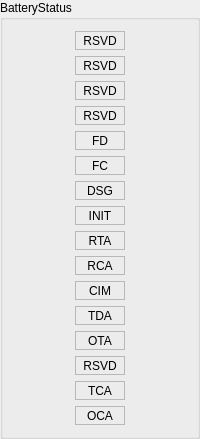
        <widget class="QGroupBox" name="groupBox_4">
         <property name="sizePolicy">
          <sizepolicy hsizetype="Fixed" vsizetype="Fixed">
           <horstretch>0</horstretch>
           <verstretch>0</verstretch>
          </sizepolicy>
         </property>
         <property name="minimumSize">
          <size>
           <width>0</width>
           <height>0</height>
          </size>
         </property>
         <property name="maximumSize">
          <size>
           <width>16777215</width>
           <height>16777215</height>
          </size>
         </property>
         <property name="title">
          <string>BatteryStatus</string>
         </property>
         <property name="flat">
          <bool>false</bool>
         </property>
         <property name="checkable">
          <bool>false</bool>
         </property>
         <layout class="QGridLayout" name="gridLayout_3">
          <item row="14" column="0">
           <widget class="QLabel" name="bs_14">
            <property name="sizePolicy">
             <sizepolicy hsizetype="Fixed" vsizetype="Fixed">
              <horstretch>0</horstretch>
              <verstretch>0</verstretch>
             </sizepolicy>
            </property>
            <property name="minimumSize">
             <size>
              <width>50</width>
              <height>19</height>
             </size>
            </property>
            <property name="maximumSize">
             <size>
              <width>50</width>
              <height>19</height>
             </size>
            </property>
            <property name="frameShape">
             <enum>QFrame::StyledPanel</enum>
            </property>
            <property name="text">
             <string>TCA</string>
            </property>
            <property name="alignment">
             <set>Qt::AlignCenter</set>
            </property>
           </widget>
          </item>
          <item row="3" column="0">
           <widget class="QLabel" name="bs_03">
            <property name="sizePolicy">
             <sizepolicy hsizetype="Fixed" vsizetype="Fixed">
              <horstretch>0</horstretch>
              <verstretch>0</verstretch>
             </sizepolicy>
            </property>
            <property name="minimumSize">
             <size>
              <width>50</width>
              <height>19</height>
             </size>
            </property>
            <property name="maximumSize">
             <size>
              <width>50</width>
              <height>19</height>
             </size>
            </property>
            <property name="frameShape">
             <enum>QFrame::StyledPanel</enum>
            </property>
            <property name="text">
             <string>RSVD</string>
            </property>
            <property name="alignment">
             <set>Qt::AlignCenter</set>
            </property>
           </widget>
          </item>
          <item row="1" column="0">
           <widget class="QLabel" name="bs_01">
            <property name="sizePolicy">
             <sizepolicy hsizetype="Fixed" vsizetype="Fixed">
              <horstretch>0</horstretch>
              <verstretch>0</verstretch>
             </sizepolicy>
            </property>
            <property name="minimumSize">
             <size>
              <width>50</width>
              <height>19</height>
             </size>
            </property>
            <property name="maximumSize">
             <size>
              <width>50</width>
              <height>19</height>
             </size>
            </property>
            <property name="frameShape">
             <enum>QFrame::StyledPanel</enum>
            </property>
            <property name="text">
             <string>RSVD</string>
            </property>
            <property name="alignment">
             <set>Qt::AlignCenter</set>
            </property>
           </widget>
          </item>
          <item row="2" column="0">
           <widget class="QLabel" name="bs_02">
            <property name="sizePolicy">
             <sizepolicy hsizetype="Fixed" vsizetype="Fixed">
              <horstretch>0</horstretch>
              <verstretch>0</verstretch>
             </sizepolicy>
            </property>
            <property name="minimumSize">
             <size>
              <width>50</width>
              <height>19</height>
             </size>
            </property>
            <property name="maximumSize">
             <size>
              <width>50</width>
              <height>19</height>
             </size>
            </property>
            <property name="frameShape">
             <enum>QFrame::StyledPanel</enum>
            </property>
            <property name="text">
             <string>RSVD</string>
            </property>
            <property name="alignment">
             <set>Qt::AlignCenter</set>
            </property>
           </widget>
          </item>
          <item row="9" column="0">
           <widget class="QLabel" name="bs_09">
            <property name="sizePolicy">
             <sizepolicy hsizetype="Fixed" vsizetype="Fixed">
              <horstretch>0</horstretch>
              <verstretch>0</verstretch>
             </sizepolicy>
            </property>
            <property name="minimumSize">
             <size>
              <width>50</width>
              <height>19</height>
             </size>
            </property>
            <property name="maximumSize">
             <size>
              <width>50</width>
              <height>19</height>
             </size>
            </property>
            <property name="frameShape">
             <enum>QFrame::StyledPanel</enum>
            </property>
            <property name="text">
             <string>RCA</string>
            </property>
            <property name="alignment">
             <set>Qt::AlignCenter</set>
            </property>
           </widget>
          </item>
          <item row="6" column="0">
           <widget class="QLabel" name="bs_06">
            <property name="sizePolicy">
             <sizepolicy hsizetype="Fixed" vsizetype="Fixed">
              <horstretch>0</horstretch>
              <verstretch>0</verstretch>
             </sizepolicy>
            </property>
            <property name="minimumSize">
             <size>
              <width>50</width>
              <height>19</height>
             </size>
            </property>
            <property name="maximumSize">
             <size>
              <width>50</width>
              <height>19</height>
             </size>
            </property>
            <property name="frameShape">
             <enum>QFrame::StyledPanel</enum>
            </property>
            <property name="text">
             <string>DSG</string>
            </property>
            <property name="alignment">
             <set>Qt::AlignCenter</set>
            </property>
           </widget>
          </item>
          <item row="10" column="0">
           <widget class="QLabel" name="bs_10">
            <property name="sizePolicy">
             <sizepolicy hsizetype="Fixed" vsizetype="Fixed">
              <horstretch>0</horstretch>
              <verstretch>0</verstretch>
             </sizepolicy>
            </property>
            <property name="minimumSize">
             <size>
              <width>50</width>
              <height>19</height>
             </size>
            </property>
            <property name="maximumSize">
             <size>
              <width>50</width>
              <height>19</height>
             </size>
            </property>
            <property name="frameShape">
             <enum>QFrame::StyledPanel</enum>
            </property>
            <property name="text">
             <string>CIM</string>
            </property>
            <property name="alignment">
             <set>Qt::AlignCenter</set>
            </property>
           </widget>
          </item>
          <item row="12" column="0">
           <widget class="QLabel" name="bs_12">
            <property name="sizePolicy">
             <sizepolicy hsizetype="Fixed" vsizetype="Fixed">
              <horstretch>0</horstretch>
              <verstretch>0</verstretch>
             </sizepolicy>
            </property>
            <property name="minimumSize">
             <size>
              <width>50</width>
              <height>19</height>
             </size>
            </property>
            <property name="maximumSize">
             <size>
              <width>50</width>
              <height>19</height>
             </size>
            </property>
            <property name="frameShape">
             <enum>QFrame::StyledPanel</enum>
            </property>
            <property name="text">
             <string>OTA</string>
            </property>
            <property name="alignment">
             <set>Qt::AlignCenter</set>
            </property>
           </widget>
          </item>
          <item row="11" column="0">
           <widget class="QLabel" name="bs_11">
            <property name="sizePolicy">
             <sizepolicy hsizetype="Fixed" vsizetype="Fixed">
              <horstretch>0</horstretch>
              <verstretch>0</verstretch>
             </sizepolicy>
            </property>
            <property name="minimumSize">
             <size>
              <width>50</width>
              <height>19</height>
             </size>
            </property>
            <property name="maximumSize">
             <size>
              <width>50</width>
              <height>19</height>
             </size>
            </property>
            <property name="frameShape">
             <enum>QFrame::StyledPanel</enum>
            </property>
            <property name="text">
             <string>TDA</string>
            </property>
            <property name="alignment">
             <set>Qt::AlignCenter</set>
            </property>
           </widget>
          </item>
          <item row="8" column="0">
           <widget class="QLabel" name="bs_08">
            <property name="sizePolicy">
             <sizepolicy hsizetype="Fixed" vsizetype="Fixed">
              <horstretch>0</horstretch>
              <verstretch>0</verstretch>
             </sizepolicy>
            </property>
            <property name="minimumSize">
             <size>
              <width>50</width>
              <height>19</height>
             </size>
            </property>
            <property name="maximumSize">
             <size>
              <width>50</width>
              <height>19</height>
             </size>
            </property>
            <property name="frameShape">
             <enum>QFrame::StyledPanel</enum>
            </property>
            <property name="text">
             <string>RTA</string>
            </property>
            <property name="alignment">
             <set>Qt::AlignCenter</set>
            </property>
           </widget>
          </item>
          <item row="13" column="0">
           <widget class="QLabel" name="bs_13">
            <property name="sizePolicy">
             <sizepolicy hsizetype="Fixed" vsizetype="Fixed">
              <horstretch>0</horstretch>
              <verstretch>0</verstretch>
             </sizepolicy>
            </property>
            <property name="minimumSize">
             <size>
              <width>50</width>
              <height>19</height>
             </size>
            </property>
            <property name="maximumSize">
             <size>
              <width>50</width>
              <height>19</height>
             </size>
            </property>
            <property name="frameShape">
             <enum>QFrame::StyledPanel</enum>
            </property>
            <property name="text">
             <string>RSVD</string>
            </property>
            <property name="alignment">
             <set>Qt::AlignCenter</set>
            </property>
           </widget>
          </item>
          <item row="4" column="0">
           <widget class="QLabel" name="bs_04">
            <property name="sizePolicy">
             <sizepolicy hsizetype="Fixed" vsizetype="Fixed">
              <horstretch>0</horstretch>
              <verstretch>0</verstretch>
             </sizepolicy>
            </property>
            <property name="minimumSize">
             <size>
              <width>50</width>
              <height>19</height>
             </size>
            </property>
            <property name="maximumSize">
             <size>
              <width>50</width>
              <height>19</height>
             </size>
            </property>
            <property name="frameShape">
             <enum>QFrame::StyledPanel</enum>
            </property>
            <property name="text">
             <string>FD</string>
            </property>
            <property name="alignment">
             <set>Qt::AlignCenter</set>
            </property>
           </widget>
          </item>
          <item row="15" column="0">
           <widget class="QLabel" name="bs_15">
            <property name="sizePolicy">
             <sizepolicy hsizetype="Fixed" vsizetype="Fixed">
              <horstretch>0</horstretch>
              <verstretch>0</verstretch>
             </sizepolicy>
            </property>
            <property name="minimumSize">
             <size>
              <width>50</width>
              <height>19</height>
             </size>
            </property>
            <property name="maximumSize">
             <size>
              <width>50</width>
              <height>19</height>
             </size>
            </property>
            <property name="frameShape">
             <enum>QFrame::StyledPanel</enum>
            </property>
            <property name="text">
             <string>OCA</string>
            </property>
            <property name="alignment">
             <set>Qt::AlignCenter</set>
            </property>
           </widget>
          </item>
          <item row="5" column="0">
           <widget class="QLabel" name="bs_05">
            <property name="sizePolicy">
             <sizepolicy hsizetype="Fixed" vsizetype="Fixed">
              <horstretch>0</horstretch>
              <verstretch>0</verstretch>
             </sizepolicy>
            </property>
            <property name="minimumSize">
             <size>
              <width>50</width>
              <height>19</height>
             </size>
            </property>
            <property name="maximumSize">
             <size>
              <width>50</width>
              <height>19</height>
             </size>
            </property>
            <property name="frameShape">
             <enum>QFrame::StyledPanel</enum>
            </property>
            <property name="text">
             <string>FC</string>
            </property>
            <property name="alignment">
             <set>Qt::AlignCenter</set>
            </property>
           </widget>
          </item>
          <item row="0" column="0">
           <widget class="QLabel" name="bs_00">
            <property name="sizePolicy">
             <sizepolicy hsizetype="Fixed" vsizetype="Fixed">
              <horstretch>0</horstretch>
              <verstretch>0</verstretch>
             </sizepolicy>
            </property>
            <property name="minimumSize">
             <size>
              <width>50</width>
              <height>19</height>
             </size>
            </property>
            <property name="maximumSize">
             <size>
              <width>50</width>
              <height>19</height>
             </size>
            </property>
            <property name="frameShape">
             <enum>QFrame::StyledPanel</enum>
            </property>
            <property name="text">
             <string>RSVD</string>
            </property>
            <property name="alignment">
             <set>Qt::AlignCenter</set>
            </property>
           </widget>
          </item>
          <item row="7" column="0">
           <widget class="QLabel" name="bs_07">
            <property name="sizePolicy">
             <sizepolicy hsizetype="Fixed" vsizetype="Fixed">
              <horstretch>0</horstretch>
              <verstretch>0</verstretch>
             </sizepolicy>
            </property>
            <property name="minimumSize">
             <size>
              <width>50</width>
              <height>19</height>
             </size>
            </property>
            <property name="maximumSize">
             <size>
              <width>50</width>
              <height>19</height>
             </size>
            </property>
            <property name="frameShape">
             <enum>QFrame::StyledPanel</enum>
            </property>
            <property name="text">
             <string>INIT</string>
            </property>
            <property name="alignment">
             <set>Qt::AlignCenter</set>
            </property>
           </widget>
          </item>
         </layout>
        </widget>
